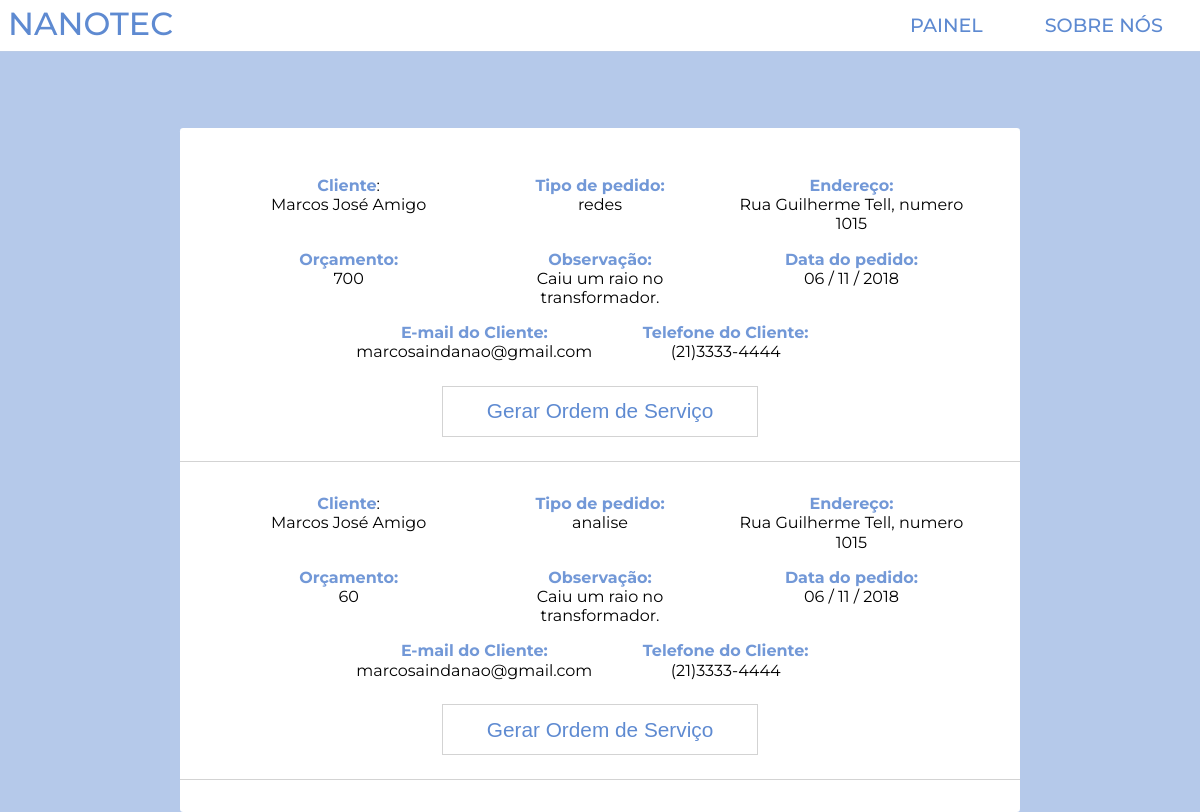
The page /view/Equipe/pedidosfinalizados.view.php (signed in) on the database its author committed.
### tables this page shows
CREATE TABLE IF NOT EXISTS `pedido` (
  `id` int(11) NOT NULL,
  `cidade` varchar(60) NOT NULL,
  `endereco` varchar(200) NOT NULL,
  `tipo_pedido` varchar(50) NOT NULL,
  `orcamento` float DEFAULT NULL,
  `observacao` text NOT NULL,
  `data_pedido` date NOT NULL,
  `status_p` varchar(30) NOT NULL,
  `id_cliente` int(11) NOT NULL,
  `id_equipe` int(11) DEFAULT NULL
);

CREATE TABLE IF NOT EXISTS `cliente` (
  `id_cliente` int(11) NOT NULL,
  `nome_cliente` char(120) NOT NULL,
  `cpf_cnpj` bigint(20) NOT NULL,
  `tipopessoa` int(10) NOT NULL,
  `empresa_cliente` varchar(120) NOT NULL,
  `endereco_cliente` varchar(300) NOT NULL,
  `telefone_cliente` int(150) NOT NULL,
  `email_cliente` varchar(120) NOT NULL,
  `senha` varchar(120) NOT NULL,
  `data_cadastro` date NOT NULL
);

### includes/mascara.php (called while the page is built)
<?
function Mask($mask,$str){
    $str = str_replace(" ","",$str);
    for($i=0;$i<strlen($str);$i++){
        $mask[strpos($mask,"#")] = $str[$i];
    }
    return $mask;
}
?>

### view/Equipe/pedidosfinalizados.view.php (the view, shortened to what this page needs)
<?php
 include "../../includes/conecta.php";
 if(!isset($_SESSION['id'])){
   header("Location:../");
 } else{
 $id = $_SESSION['id'];
}
include "../../includes/head.php";
include "../../includes/mascara.php";
 ?>
 <body id="painel">
 <header>
   <?php include "equinav.php"; ?>
 </header>
 <main>
 <div class='controle'>
   <?php
   $sql = "SELECT * FROM `pedido` WHERE id_equipe = '$id' && status_p = 'concluido' order by data_pedido desc";
   $result = $conn -> query($sql);
   while($row = $result -> fetch_assoc()){
     $id_pedido = $row['id'];
     $endereco = $row['endereco'];
     $tipo_pedido = $row['tipo_pedido'];
     $orcamento = $row['orcamento'];
     $observacao = $row['observacao'];
     $data_pedido = $row['data_pedido'];
     $data = date("d / m / Y", strtotime($data_pedido));
     $id_cliente = $row['id_cliente'];
     $sol = "SELECT * from `cliente` WHERE id_cliente = '$id_cliente'";
     $resultado = $conn -> query($sol);
     if($col = $resultado ->fetch_assoc()){
       $cliente = $col['nome_cliente'];
       $telefono = $col['telefone_cliente'];
       $telefone_cliente = Mask('(##)####-####', $telefono);
       $email_cliente = $col['email_cliente'];
       $cpf = $col['cpf_cnpj'];
     }
     echo "<div class='pedido'>
     <p><b>Cliente</b>: <br> $cliente</p>
       <p class='col l-5 '><b>Tipo de pedido:</b> <br> $tipo_pedido</p>
       <p class='col l-5 '><b>Endereço:</b> <br> $endereco</p>
       <p class='col l-5 '><b>Orçamento:</b> <br> $orcamento</p>
       <p class='col l-5 '><b>Observação:</b> <br> $observacao</p>
       <p class='col l-5 '><b>Data do pedido:</b> <br> $data</p>
       <p class='col l-5 '><b>E-mail do Cliente:</b> <br> $email_cliente</p>
       <p class='col l-8 '><b>Telefone do Cliente:</b> <br> $telefone_cliente</p> <br> <br>
         <form action='../../app/gerarpdf.app.php' method='post'>
           <input type='hidden' name='cpf_cliente' value='$cpf'>
           <input type='hidden' name='id_pedido' value='$id_pedido'>
           <button type='submit'>Gerar Ordem de Serviço</button>
         </form>
     </div>";
   }
    ?>
 </div>
 </main>
 </body>

### CSS/styles.css (style rules this page uses)
html, body, div, span, object, iframe, h1, h2, h3, h4, h5, h6, p, blockquote, pre, abbr, address, cite, code, del, dfn, em, img, ins, kbd, q, samp, small, strong, sub, sup, var, b, i, dl, dt, dd, ol, ul, li, fieldset, form, label, legend, table, caption, tbody, tfoot, thead, tr, th, td, article, aside, canvas, details, figcaption, figure, footer, header, hgroup, menu, nav, section, summary, time, mark, audio, video { margin: 0; padding: 0; border: 0; outline: 0; font-size: 100%; vertical-align: baseline; background: transparent; }
body { line-height: 1; }
article, aside, details, figcaption, figure, footer, header, hgroup, menu, nav, section { display: block; }
.col, .nanotec, nav, ul, ul a { margin: auto; vertical-align: top; display: inline-block; width: 100%; }
html { -webkit-text-size-adjust: 100%; -ms-text-size-adjust: 100%; }
* { -moz-box-sizing: border-box; -webkit-box-sizing: border-box; box-sizing: border-box; }
body { font-family: 'Montserrat', sans-serif; text-align: center; overflow-x: hidden; }
#painel { background-color: #b5c9ea; }
.controle, .box { background-color: white; width: 70%; margin: auto; margin-top: 8rem; padding: 1rem 0; padding-bottom: 2rem; border-radius: 0.2rem; }
.controle a, .controle button, .box a, .box button { border: 1px solid lightgrey; background-color: white; padding: 0.8rem 0.4rem; width: 40%; margin: 0.8rem; color: #5e8ad1; font-weight: 500; text-decoration: none; font-size: 1.3rem; transition: 0.5s ease; cursor: pointer; }
.controle .pedido, .box .pedido { width: 100%; border-bottom: 1px solid lightgrey; padding: 1.5rem; }
.controle .pedido p, .box .pedido p { display: inline-block; line-height: 1.2rem; margin: .5rem .3rem; width: 30%; vertical-align: top; }
.controle .pedido p b, .box .pedido p b { color: #7298d7; margin: 1.5rem 0; }
.controle .pedido button, .box .pedido button { margin: auto; }
@media only screen and (min-width: 1140px) { .l-5 { width: 30%; } }
@media only screen and (min-width: 1140px) { .l-8 { width: 48%; } }

### rows shown on the page
pedido: id_cliente.nome_cliente "Marcos José Amigo", tipo_pedido "redes", endereco "Rua Guilherme Tell, numero 1015", orcamento "700", observacao "Caiu um raio no transformador.", data_pedido "06 / 11 / 2018", id_cliente.email_cliente "marcosaindanao@gmail.com", id_cliente.telefone_cliente "(21)3333-4444"
pedido: id_cliente.nome_cliente "Marcos José Amigo", tipo_pedido "analise", endereco "Rua Guilherme Tell, numero 1015", orcamento "60", observacao "Caiu um raio no transformador.", data_pedido "06 / 11 / 2018", id_cliente.email_cliente "marcosaindanao@gmail.com", id_cliente.telefone_cliente "(21)3333-4444"
